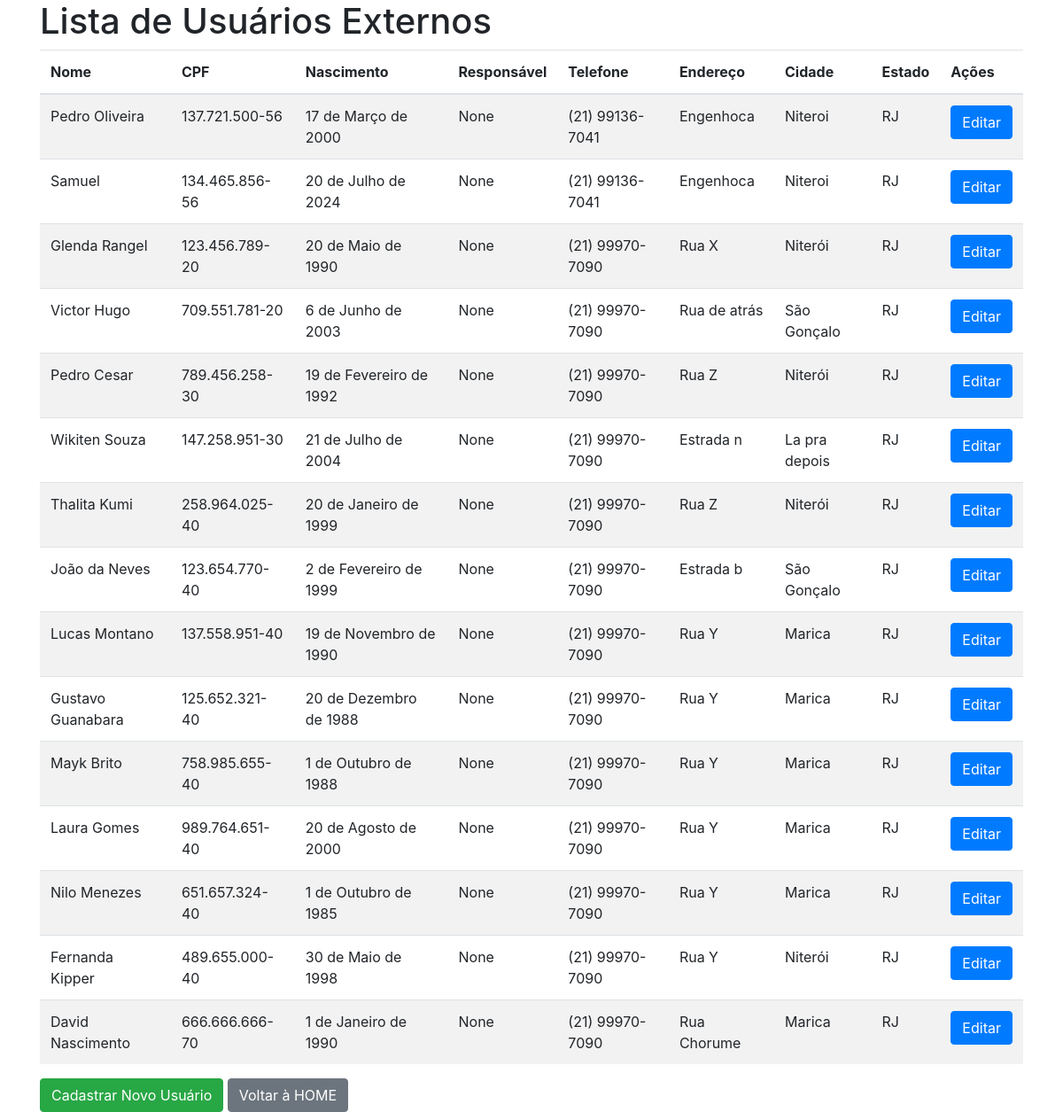
Page /lista_avante/ (signed in) on the earlier database version.
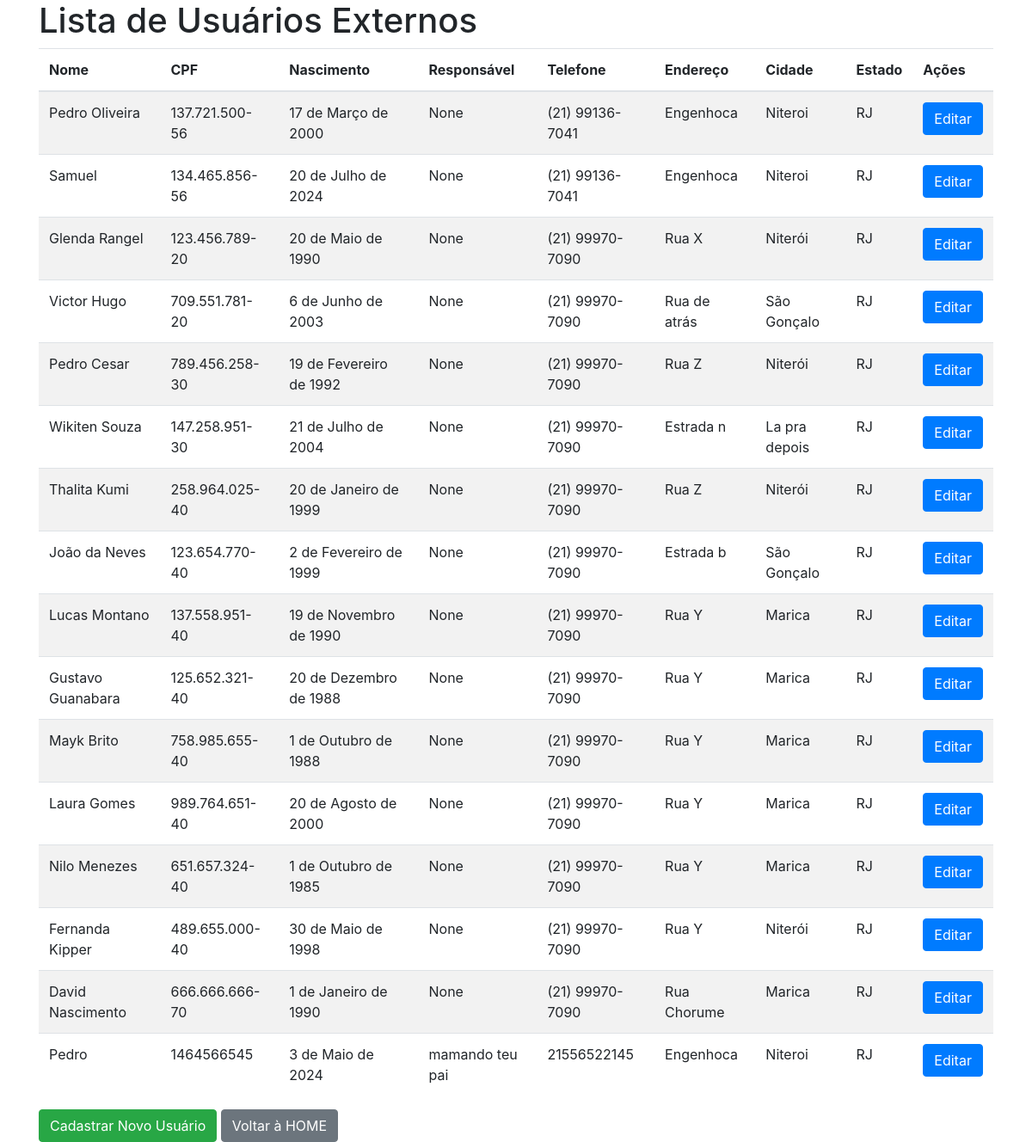
Same page on the later database version.
### cadastro/models.py (models this page shows, shortened)
class Usuario_Externo(models.Model):
    nome = models.CharField(max_length=50, blank=False, null=False, validators=[validate_nome])
    cpf = models.CharField(max_length=14, blank=False, null=False, validators=[validate_cpf])
    nascimento = models.DateField(blank=False, null=False)
    responsavel_nome = models.CharField(max_length=50, null=True, blank=True, validators=[validate_nome])
    responsavel_cpf = models.CharField(max_length=14, null=True, blank=True, validators=[validate_cpf])
    telefone = models.CharField(max_length=15, blank=False, null=False, validators=[validate_cpf])
    endereco = models.CharField(max_length=80, blank=False, null=False)
    cidade = models.CharField(max_length=30)
    estado = models.CharField(max_length=30)
    data_cadastro = models.DateTimeField(auto_now_add=True)

### cadastro/views.py (the view)
# urls.py: path('lista_avante/', lista_externa, name='lista_externa'),
@login_required(login_url='login')
@has_permission_decorator('cadastro_externo')
def lista_externa(request):
    usuarios = Usuario_Externo.objects.all()
    return render(request, 'lista_avante.html', {'usuarios': usuarios})

### cadastro/templates/lista_avante.html (shortened to what this page needs)
{% load static %}
<!DOCTYPE html>
<html lang="pt-br">
<head>
    <link rel="stylesheet" href="https://cdn.jsdelivr.net/npm/bootstrap@4.6.1/dist/css/bootstrap.min.css">
</head>
<body>
<div class="container">
    <h1>Lista de Usuários Externos</h1>
    <table class="table table-striped">
        <thead>
            <tr>
                <th>Nome</th>
                <th>CPF</th>
                <th>Nascimento</th>
                <th>Responsável</th>
                <th>Telefone</th>
                <th>Endereço</th>
                <th>Cidade</th>
                <th>Estado</th>
                <th>Ações</th>
            </tr>
        </thead>
        <tbody>
            {% for usuario in usuarios %}
                <tr>
                    <td>{{ usuario.nome }}</td>
                    <td>{{ usuario.cpf }}</td>
                    <td>{{ usuario.nascimento }}</td>
                    <td>{{ usuario.responsavel_nome }}</td>
                    <td>{{ usuario.telefone }}</td>
                    <td>{{ usuario.endereco }}</td>
                    <td>{{ usuario.cidade }}</td>
                    <td>{{ usuario.estado }}</td>
                    <td>
                        <a href="{% url 'update_usuario_externo' usuario.pk %}" class="btn btn-primary">Editar</a>
                    </td>
                </tr>
            {% endfor %}
        </tbody>
    </table>
    <a href="{% url 'cdE' %}" class="btn btn-success">Cadastrar Novo Usuário</a>
    <a href="{% url 'home' %}" class="btn btn-secondary">Voltar à HOME</a>
</div>
</body>
</html>

Differences in the rows shown:
added Usuario_Externo: nome "Pedro", cpf "1464566545", nascimento "3 de Maio de 2024", responsavel_nome "mamando teu pai", telefone "21556522145", endereco "Engenhoca", cidade "Niteroi", estado "RJ"
